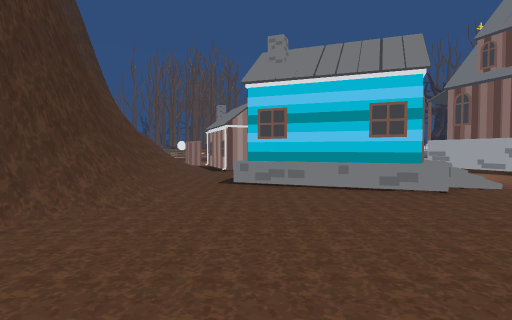
[1] (above)

24 first-person views from a walk through a Unity game level. The camera is 1.5 m above the floor, tilts 2° down and sees 80° across. Doors are open. The floor is counted in squares, 2 m on a side. Each view is taken from the middle of a square. On the plan, view 1 faces up. The plan holds only what a view shows up to about 10 squares ahead; the rest is blank. The place goes on beyond the plan. The player character is not drawn. Some surface patterns are stand-ins.

[2]
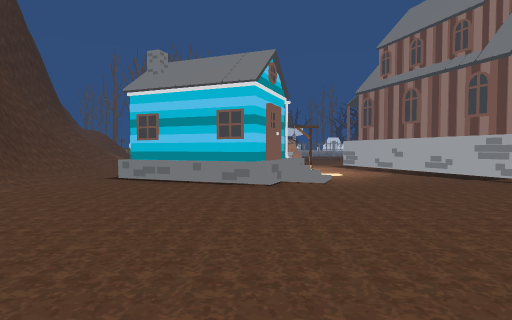

[3]
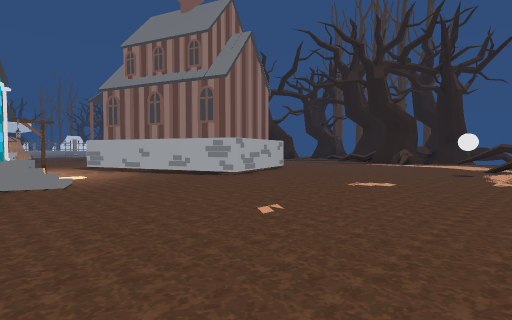

[4]
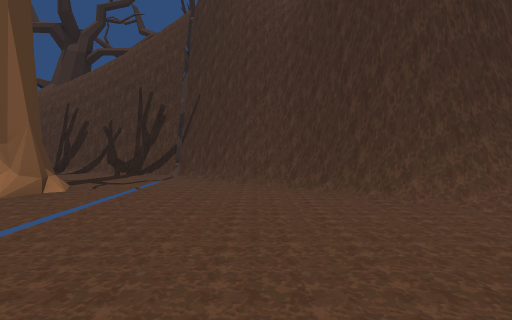

[5]
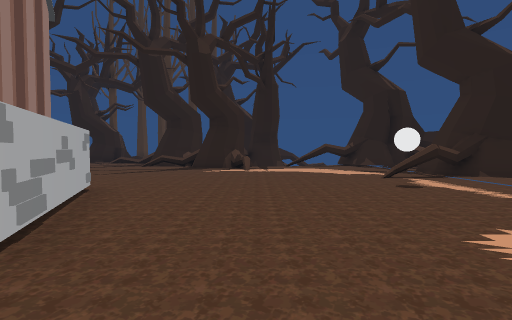

[6]
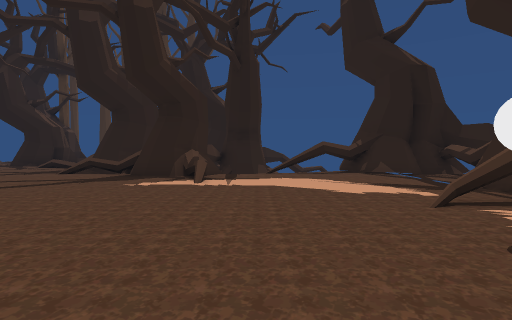

[7]
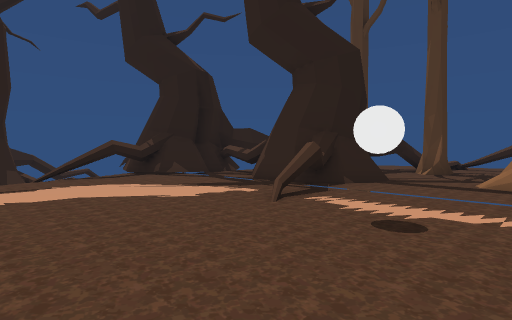

[8]
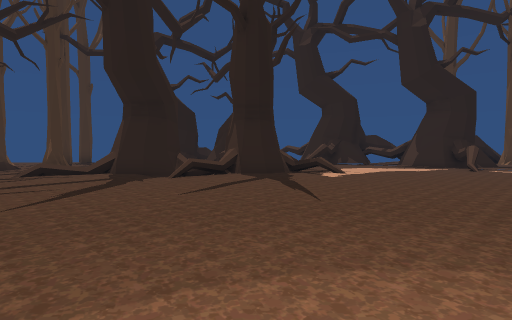

[9]
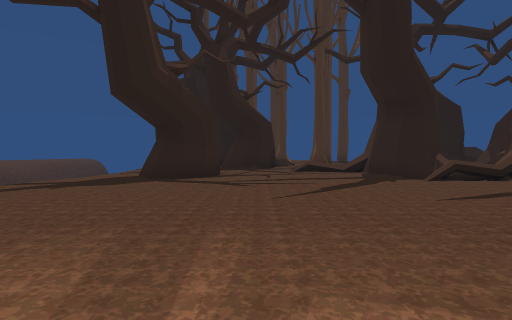

[10]
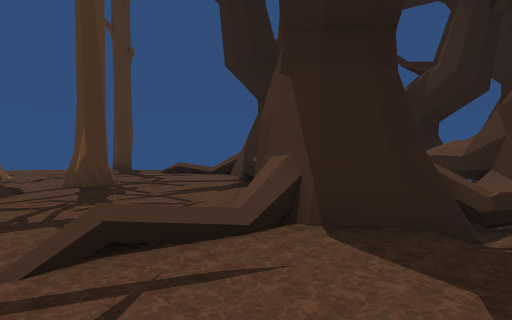

[11]
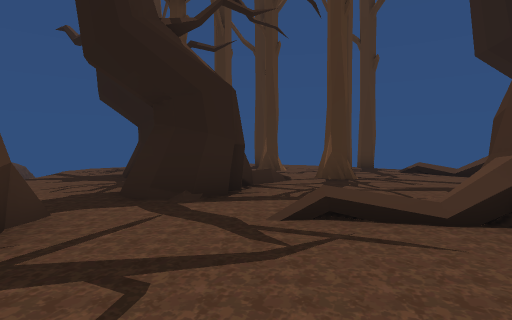

[12]
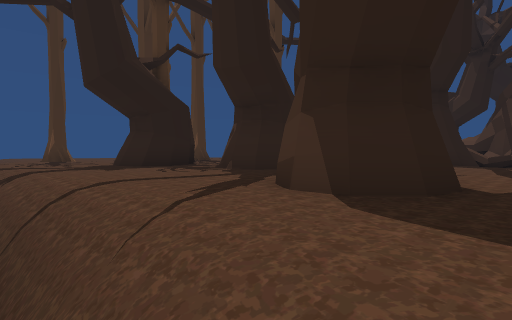

[13]
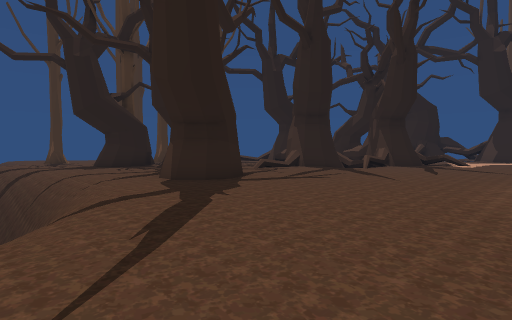

[14]
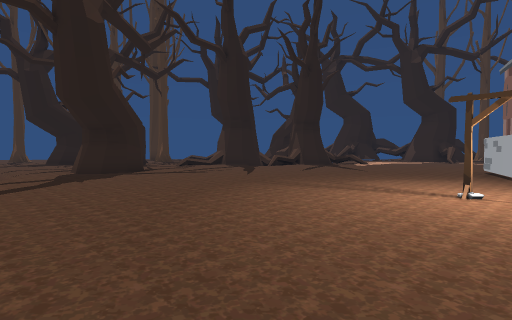

[15]
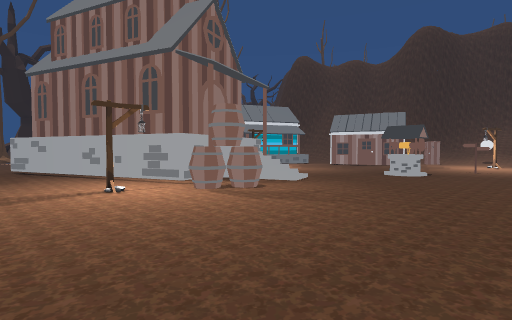

[16]
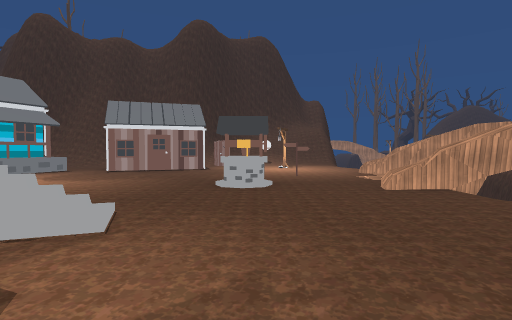

[17]
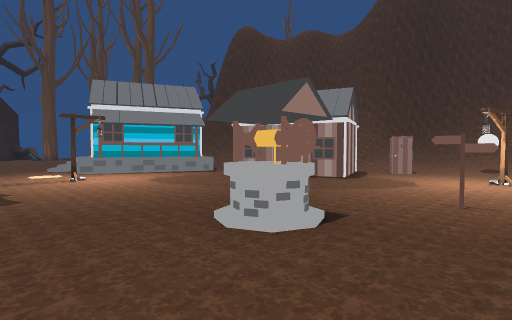

[18]
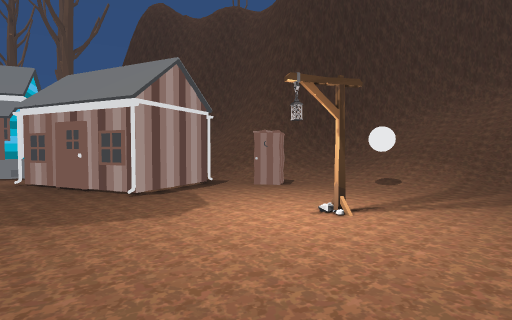

[19]
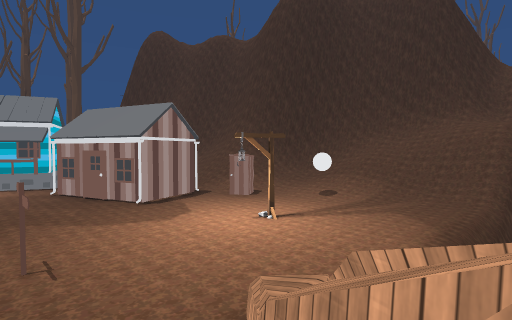

[20]
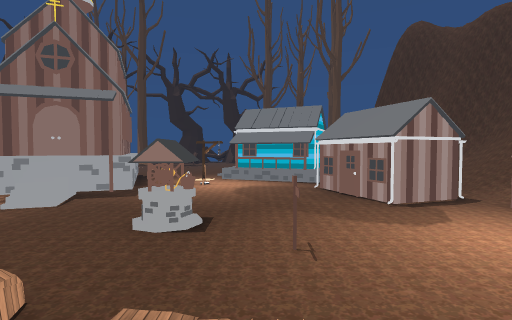

[21]
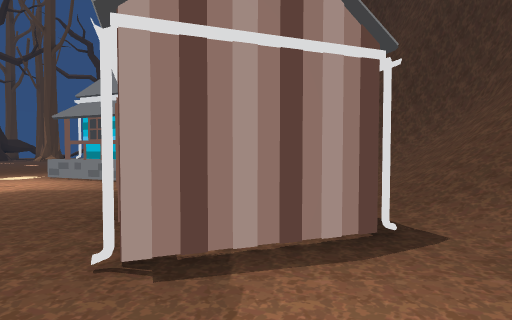

[22]
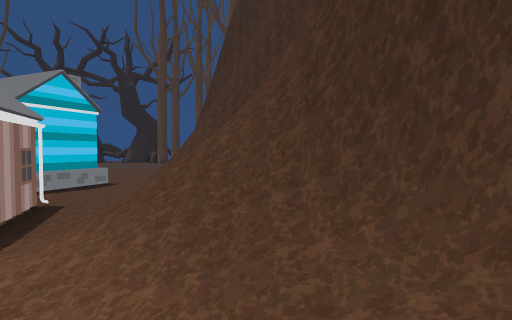

[23]
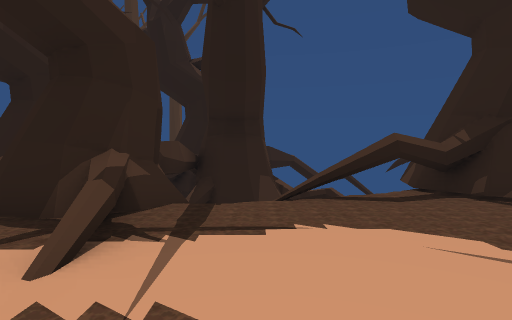

[24]
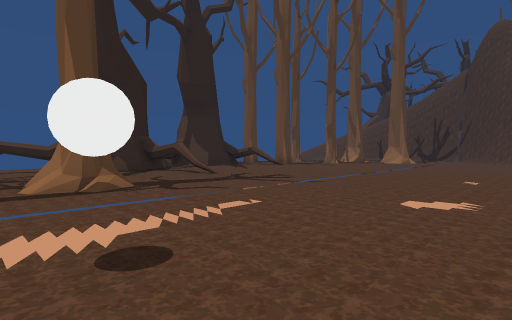

### Floor plan
Key: @ floor where view 1 was taken; # wall or solid block; x gap in a wall; . main floor; : floor 0.25 m higher than the main floor; / step, stairs or slope; = window, fence, low wall or low ledge; ^ raised ledge; v drop or lower ground; H house; T tree; S sign; W well; B barrel; O other object.
Columns run from 10 left of view 1 to 29 right of it. Each row starts with its distance up from view 1.
 21             ^/ ^
 20 #//////v// ^^  ^vv       /////
 19 ##////.......//^.............//vvvvvvvv
 18  #////.........................////////.
 17  ##///...#..S...........................
 16   ##//:.......WW...............##.......
 15   ###//O......W.....B..........###....##
 14    ##//O.##.......=.BB.............##.##
 13     ##//H##.......#####............## .#
 12     ##//.##......##  #..............#/
 11      #//.###.....##  #.........../......
 10      #//.. ....#..#  #.........../....T.
  9      ###/..HH.....#  ##.......//###.....
  8        #/.H##HH...##  #.......=/#   ....
  7        #/.####H....####.......^##   ^...
  6        #/..H##H....##.........###    ##
  5        ##....H...............=##
  4        ##....................=/ /#
  3       ##.......................//#
  2      ##........................= =
  1      #.........................= #
  0    ###....@..............#.....###
 -1    #.......  ............x....##
 -2    #......     ..........=###.##
 -3    #..TT.       ......TT.######
 -4    #  TT              TT

Where each view was taken, in squares from view 1:
view 1: 0 up, 0 right, facing up
view 2: 1 down, 3 right, facing up
view 3: 1 down, 3 right, facing up-right
view 4: 1 up, 2 right, facing left
view 5: 4 up, 7 right, facing right
view 6: 3 up, 11 right, facing right
view 7: 4 up, 12 right, facing down-right
view 8: 13 up, 13 right, facing down-right
view 9: 13 up, 13 right, facing right
view 10: 12 up, 21 right, facing down-right
view 11: 12 up, 20 right, facing right
view 12: 19 up, 20 right, facing down-right
view 13: 20 up, 15 right, facing down-right
view 14: 19 up, 11 right, facing down-right
view 15: 19 up, 14 right, facing down-left
view 16: 16 up, 11 right, facing left
view 17: 18 up, 7 right, facing down-left
view 18: 19 up, 2 right, facing down-left
view 19: 21 up, 3 right, facing down-left
view 20: 21 up, 3 right, facing down
view 21: 16 up, 1 left, facing down
view 22: 16 up, 5 left, facing down
view 23: 3 up, 16 right, facing right
view 24: 3 up, 14 right, facing down-left
